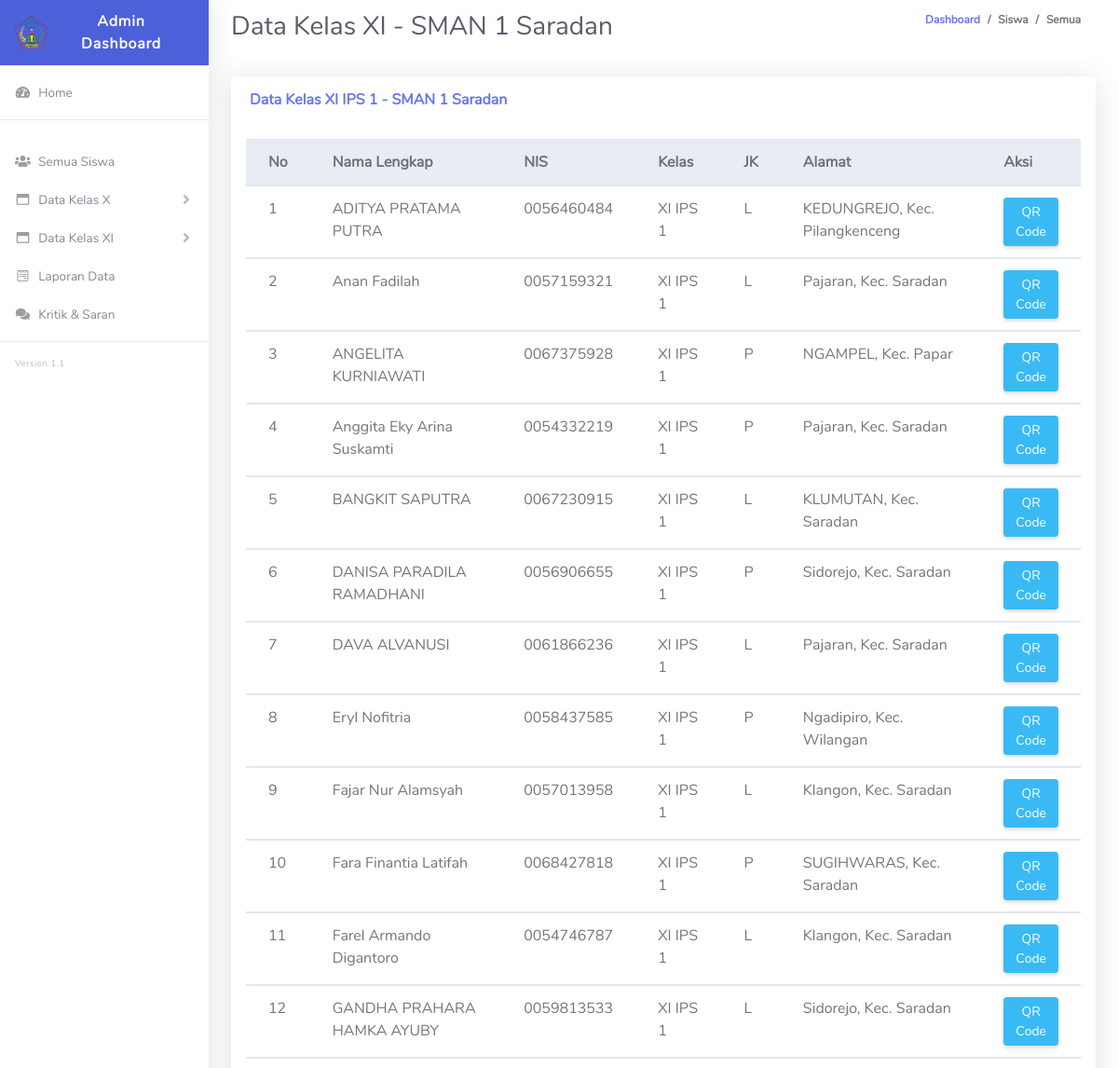
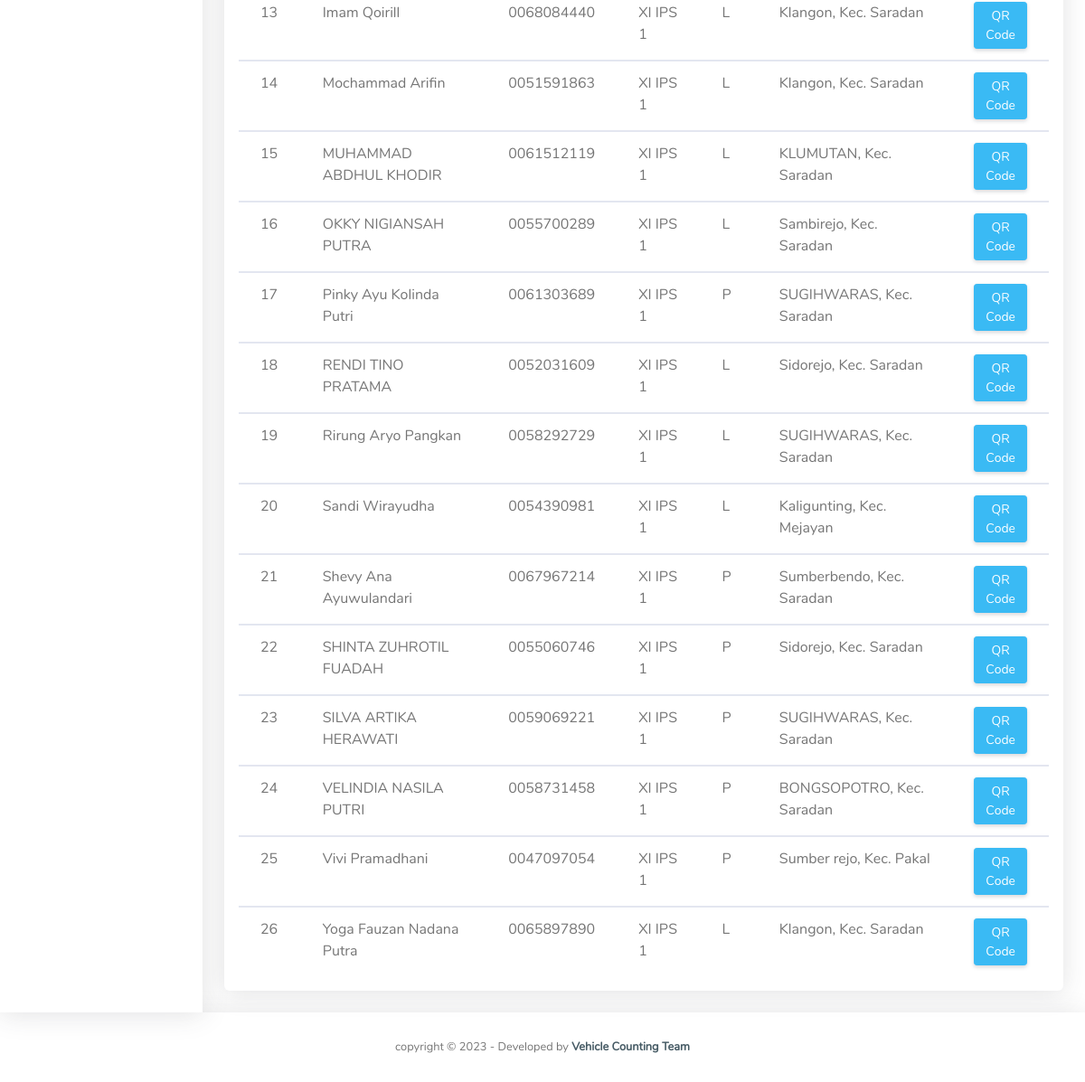
The app's page /index.php/siswa/ips_1 with its own data (2 pictures, top to bottom).
### tables this page shows
CREATE TABLE `siswa` (
  `id` int(11) NOT NULL,
  `nama_siswa` varchar(50) DEFAULT NULL,
  `nis` varchar(32) DEFAULT NULL,
  `kelas` varchar(12) DEFAULT NULL,
  `tempal_lahir` varchar(32) DEFAULT NULL,
  `tgl_lahir` date DEFAULT NULL,
  `alamat` varchar(50) DEFAULT NULL,
  `no_hp` varchar(16) DEFAULT NULL,
  `j_kelamin` varchar(8) DEFAULT NULL,
  `no_hp_wali` varchar(16) DEFAULT NULL,
  `password` varchar(32) DEFAULT NULL
);

### application/controllers/Siswa.php (called while the page is built, shortened)
<?php
class Siswa extends CI_Controller {
    public function __construct()
	{
		$this->load->model('M_admin');
	}
    public function ips_1()
	{
        $data['siswa'] = $this->M_admin->get_ips_1();
		$this->load->view('headers');
		$this->load->view('kelas_11_ips/ips_1_view', $data);
		$this->load->view('footers');
	}
}

### index.php (called while the page is built, shortened)
<?php
require_once BASEPATH.'core/CodeIgniter.php';

### application/models/M_admin.php (called while the page is built, shortened)
<?php
class M_admin extends CI_Model {
	public function get_ips_1() {
		$data = $this->db->query("SELECT * from siswa WHERE kelas='XI IPS 1'");
		return $data->result();
	}
}

### application/views/kelas_11_ips/ips_1_view.php (the view)
<div class="container-fluid" id="container-wrapper">
  <div class="d-sm-flex align-items-center justify-content-between mb-4">
    <h1 class="h3 mb-0 text-gray-800">Data Kelas XI  - SMAN 1 Saradan</h1>
    <ol class="breadcrumb">
      <li class="breadcrumb-item"><a href="./">Dashboard</a></li>
      <li class="breadcrumb-item">Siswa</li>
      <li class="breadcrumb-item active" aria-current="page">Semua</li>
    </ol>
  </div>
  <div class="row">
    <div class="col-lg-12">
      <div class="card mb-4">
        <div class="card-header py-3 d-flex flex-row align-items-center justify-content-between">
          <h6 class="m-0 font-weight-bold text-primary">Data Kelas XI IPS 1 - SMAN 1 Saradan</h6>
        </div>
        <div class="table-responsive p-3">
          <table class="table align-items-center table-flush" id="table1">
            <thead class="thead-light">
              <tr>
                <th>No</th>
                <th>Nama Lengkap</th>
                <th>NIS</th>
                <th>Kelas</th>
                <th>JK</th>
                <th>Alamat</th>
                <th>Aksi</th>
              </tr>
            </thead>
            <?php
            $no = 1;
            foreach($siswa as $row ) { ?>
            <tbody>
              <tr>
                <td><?= $no++; ?></td>
                <td><?= $row->nama_siswa ?></td>
                <td><?= $row->nis ?></td>
                <td><?= $row->kelas ?></td>
                <td><?= $row->j_kelamin ?></td>
                <td><?= $row->alamat ?></td>
                <td>
                    <a href="#" class="btn btn-info btn-sm">
                        QR Code
                    </a>
                </td>
              </tr>
            <?php }?>
            </tbody>
          </table>
        </div>
      </div>
    </div>
  </div>

### records on screen
siswa: nama_siswa "ADITYA PRATAMA PUTRA", nis "0056460484", kelas "XI IPS 1", j_kelamin "L", alamat "KEDUNGREJO, Kec. Pilangkenceng"
siswa: nama_siswa "Anan Fadilah", nis "0057159321", kelas "XI IPS 1", j_kelamin "L", alamat "Pajaran, Kec. Saradan"
siswa: nama_siswa "ANGELITA KURNIAWATI", nis "0067375928", kelas "XI IPS 1", j_kelamin "P", alamat "NGAMPEL, Kec. Papar"
siswa: nama_siswa "Anggita Eky Arina Suskamti", nis "0054332219", kelas "XI IPS 1", j_kelamin "P", alamat "Pajaran, Kec. Saradan"
siswa: nama_siswa "BANGKIT SAPUTRA", nis "0067230915", kelas "XI IPS 1", j_kelamin "L", alamat "KLUMUTAN, Kec. Saradan"
siswa: nama_siswa "DANISA PARADILA RAMADHANI", nis "0056906655", kelas "XI IPS 1", j_kelamin "P", alamat "Sidorejo, Kec. Saradan"
siswa: nama_siswa "DAVA ALVANUSI", nis "0061866236", kelas "XI IPS 1", j_kelamin "L", alamat "Pajaran, Kec. Saradan"
siswa: nama_siswa "Eryl Nofitria", nis "0058437585", kelas "XI IPS 1", j_kelamin "P", alamat "Ngadipiro, Kec. Wilangan"
siswa: nama_siswa "Fajar Nur Alamsyah", nis "0057013958", kelas "XI IPS 1", j_kelamin "L", alamat "Klangon, Kec. Saradan"
siswa: nama_siswa "Fara Finantia Latifah", nis "0068427818", kelas "XI IPS 1", j_kelamin "P", alamat "SUGIHWARAS, Kec. Saradan"
siswa: nama_siswa "Farel Armando Digantoro", nis "0054746787", kelas "XI IPS 1", j_kelamin "L", alamat "Klangon, Kec. Saradan"
siswa: nama_siswa "GANDHA PRAHARA HAMKA AYUBY", nis "0059813533", kelas "XI IPS 1", j_kelamin "L", alamat "Sidorejo, Kec. Saradan"
siswa: nama_siswa "Imam Qoirill", nis "0068084440", kelas "XI IPS 1", j_kelamin "L", alamat "Klangon, Kec. Saradan"
siswa: nama_siswa "Mochammad Arifin", nis "0051591863", kelas "XI IPS 1", j_kelamin "L", alamat "Klangon, Kec. Saradan"
siswa: nama_siswa "MUHAMMAD ABDHUL KHODIR", nis "0061512119", kelas "XI IPS 1", j_kelamin "L", alamat "KLUMUTAN, Kec. Saradan"
siswa: nama_siswa "OKKY NIGIANSAH PUTRA", nis "0055700289", kelas "XI IPS 1", j_kelamin "L", alamat "Sambirejo, Kec. Saradan"
siswa: nama_siswa "Pinky Ayu Kolinda Putri", nis "0061303689", kelas "XI IPS 1", j_kelamin "P", alamat "SUGIHWARAS, Kec. Saradan"
siswa: nama_siswa "RENDI TINO PRATAMA", nis "0052031609", kelas "XI IPS 1", j_kelamin "L", alamat "Sidorejo, Kec. Saradan"
siswa: nama_siswa "Rirung Aryo Pangkan", nis "0058292729", kelas "XI IPS 1", j_kelamin "L", alamat "SUGIHWARAS, Kec. Saradan"
siswa: nama_siswa "Sandi Wirayudha", nis "0054390981", kelas "XI IPS 1", j_kelamin "L", alamat "Kaligunting, Kec. Mejayan"
siswa: nama_siswa "Shevy Ana Ayuwulandari", nis "0067967214", kelas "XI IPS 1", j_kelamin "P", alamat "Sumberbendo, Kec. Saradan"
siswa: nama_siswa "SHINTA ZUHROTIL FUADAH", nis "0055060746", kelas "XI IPS 1", j_kelamin "P", alamat "Sidorejo, Kec. Saradan"
siswa: nama_siswa "SILVA ARTIKA HERAWATI", nis "0059069221", kelas "XI IPS 1", j_kelamin "P", alamat "SUGIHWARAS, Kec. Saradan"
siswa: nama_siswa "VELINDIA NASILA PUTRI", nis "0058731458", kelas "XI IPS 1", j_kelamin "P", alamat "BONGSOPOTRO, Kec. Saradan"
siswa: nama_siswa "Vivi Pramadhani", nis "0047097054", kelas "XI IPS 1", j_kelamin "P", alamat "Sumber rejo, Kec. Pakal"
siswa: nama_siswa "Yoga Fauzan Nadana Putra", nis "0065897890", kelas "XI IPS 1", j_kelamin "L", alamat "Klangon, Kec. Saradan"
